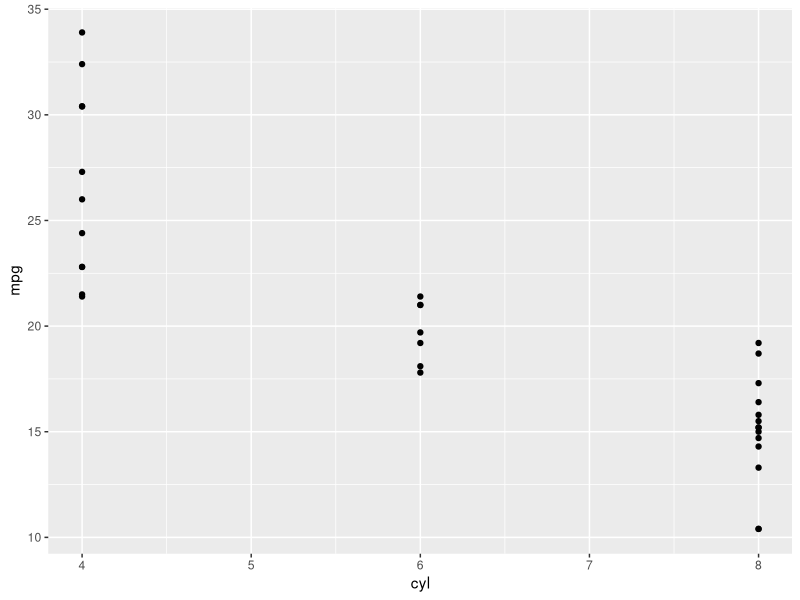
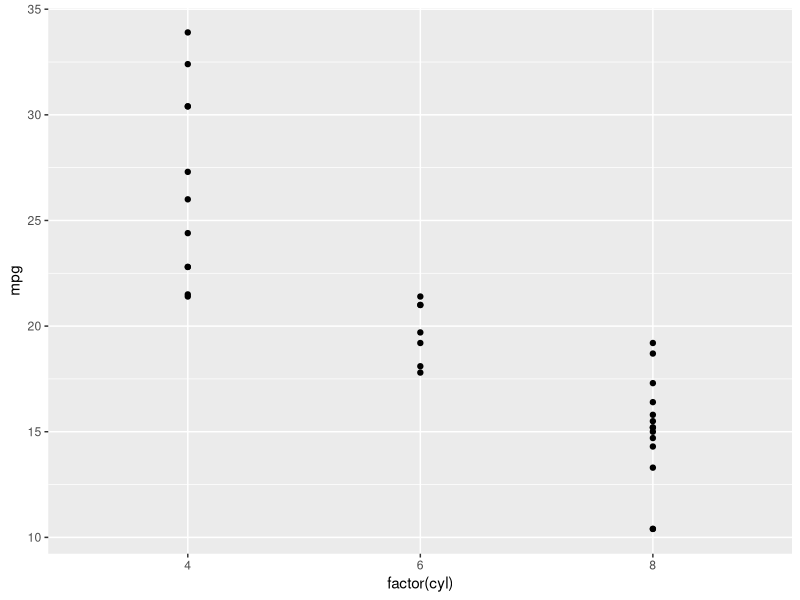
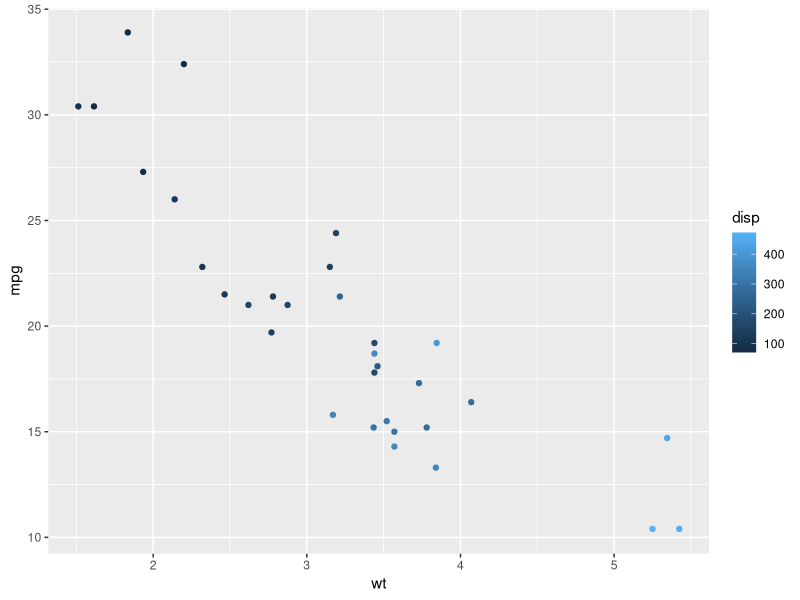
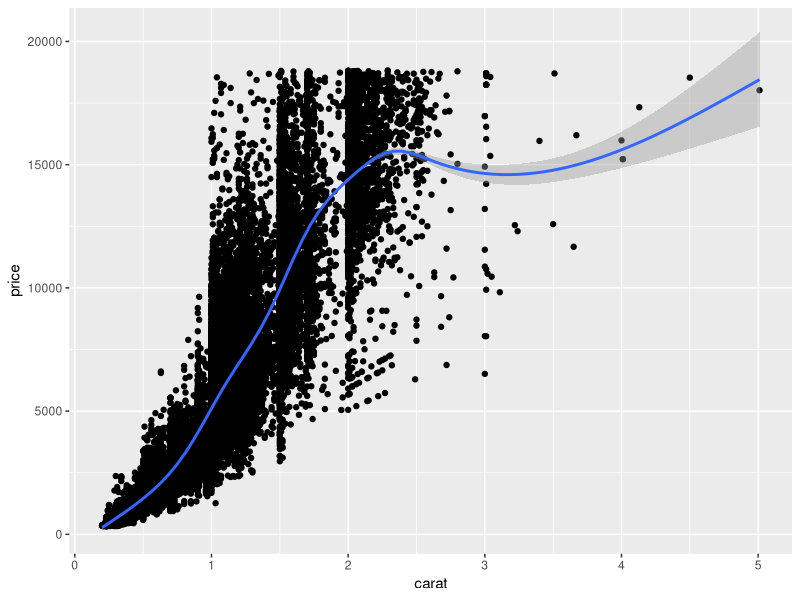
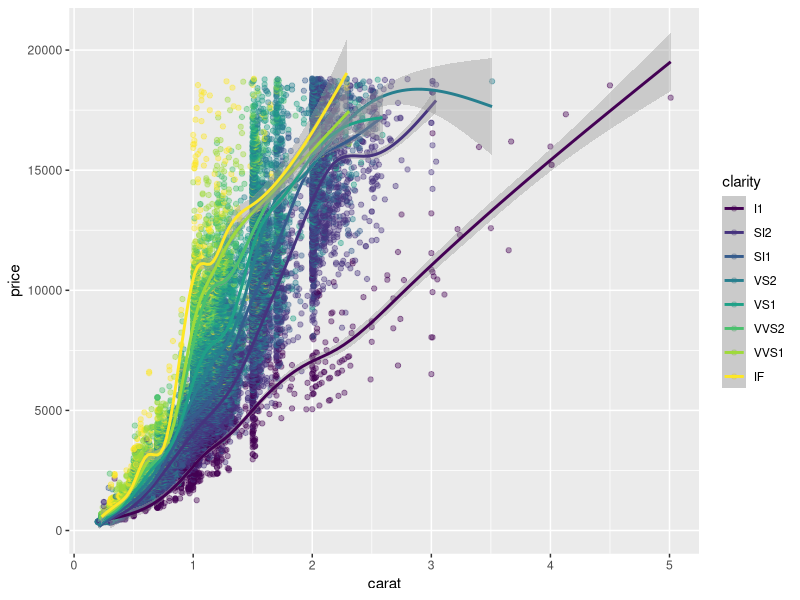
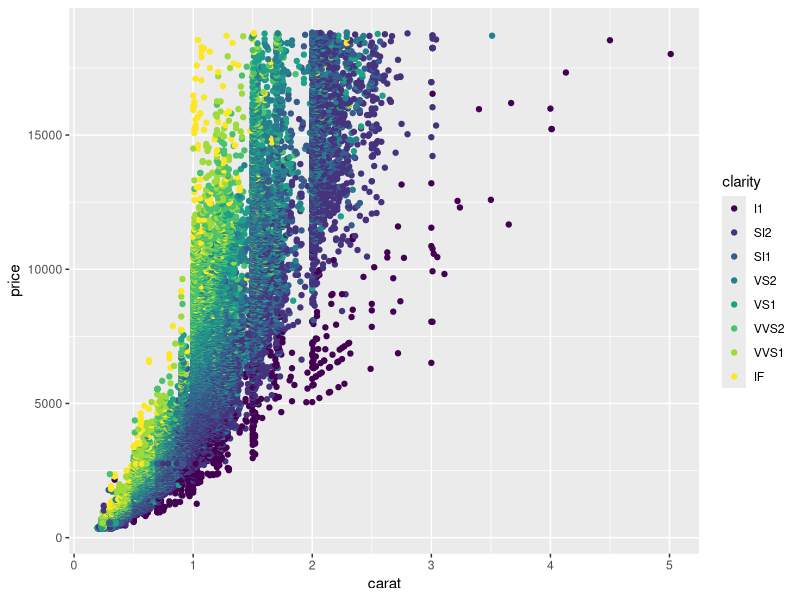
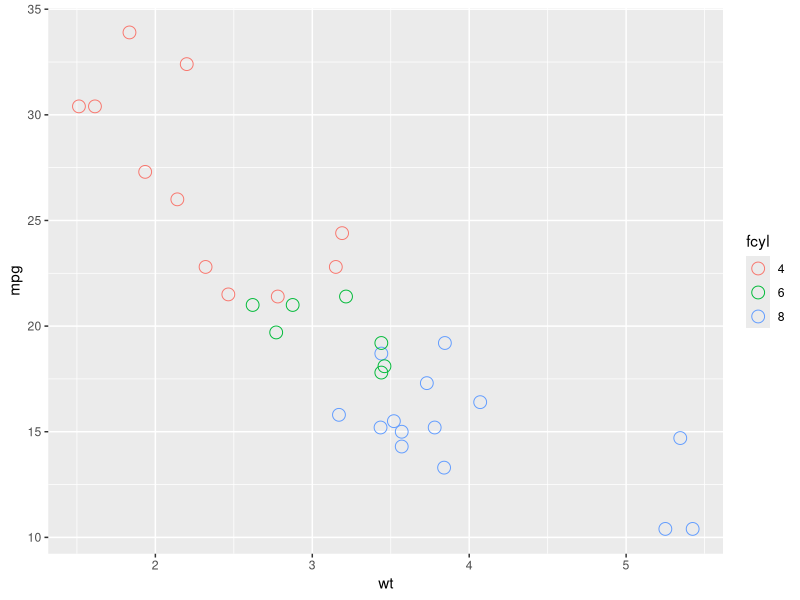
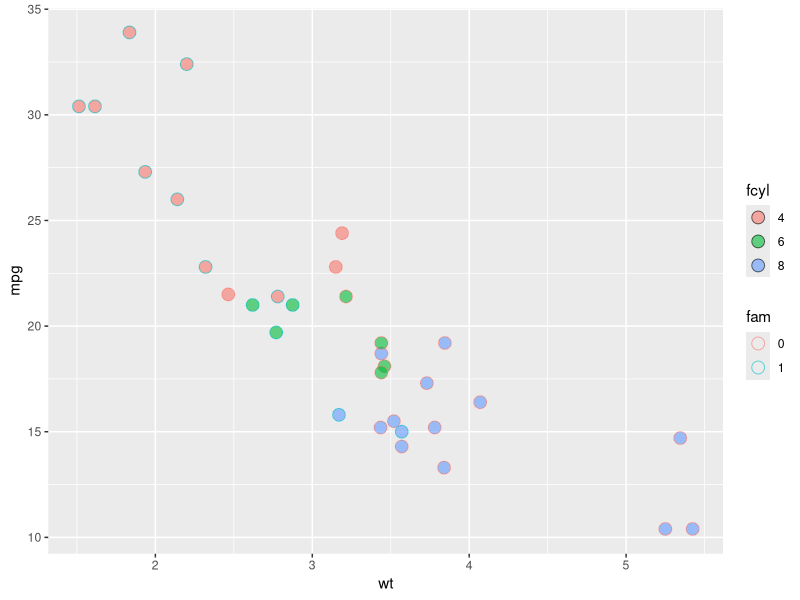

These charts were generated, in order, by the following R code:
## ---- chunk 1
knitr::opts_chunk$set(echo = TRUE)
## ---- chunk 2
library(ggplot2)
str(mtcars)

ggplot(mtcars, aes(cyl, mpg)) + geom_point()
## ---- chunk 3
# Change the command below so that cyl is treated as factor
ggplot(mtcars, aes(factor(cyl), mpg)) +
  geom_point()
## ---- chunk 4
# Edit to add a color aesthetic mapped to disp
ggplot(mtcars, aes(wt, mpg, color = disp)) +
  geom_point()
## ---- chunk 5
# Add geom_smooth() with +
ggplot(diamonds, aes(carat, price)) +
  geom_point() +
  geom_smooth()
## ---- chunk 6
# Make the points 40% opaque
ggplot(diamonds, aes(carat, price, color = clarity)) +
  geom_point(alpha = 0.4) +
  geom_smooth()
## ---- chunk 7
# From previous step
plt_price_vs_carat <- ggplot(diamonds, aes(carat, price))

# Edit this to map color to clarity,
# Assign the updated plot to a new object
plt_price_vs_carat_by_clarity <- plt_price_vs_carat + geom_point(aes(color = clarity))

# See the plot
plt_price_vs_carat_by_clarity
## ---- chunk 8
library(dplyr)
mtcars <- mtcars %>% mutate(fcyl = factor(cyl))
ggplot(mtcars, aes(wt, mpg, color = fcyl)) +
  # Set the shape and size of the points
  geom_point(shape = 1, size = 4)
## ---- chunk 9
mtcars <- mtcars %>% mutate(fam = factor(am))
# Map color to fam
ggplot(mtcars, aes(wt, mpg, fill = fcyl, color = fam)) +
  geom_point(shape = 21, size = 4, alpha = 0.6)
## ---- chunk 10
# Base layer
plt_mpg_vs_wt <- ggplot(mtcars, aes(wt, mpg))

# Use text layer and map fcyl to label
plt_mpg_vs_wt +
  geom_text(aes(label = fcyl))
## ---- chunk 11
# A hexadecimal color
my_blue <- "#4ABEFF"

# Change the color mapping to a fill mapping
ggplot(mtcars, aes(wt, mpg, fill = fcyl)) +
  # Set point size and shape
  geom_point(color = my_blue, size = 10, shape = 1)
## ---- chunk 12
# 5 aesthetics: add a mapping of size to hp / wt
ggplot(mtcars, aes(mpg, qsec, color = fcyl, shape = fam, size = hp/wt)) +
  geom_point()
## ---- chunk 13
palette <- c(automatic = "#377EB8", manual = "#E41A1C")

# Set the position
ggplot(mtcars, aes(fcyl, fill = fam)) +
  geom_bar(position = "dodge") +
  labs(x = "Number of Cylinders", y = "Count")
  scale_fill_manual("Transmission", values = palette)
## ---- chunk 14
ggplot(mtcars, aes(mpg, 0)) +
  geom_jitter() +
  # Set the y-axis limits
  ylim(limits = c(-2,2))
## ---- chunk 15
# Plot price vs. carat, colored by clarity
plt_price_vs_carat_by_clarity <- ggplot(diamonds, aes(carat, price, color = clarity))

# Set transparency to 0.5
plt_price_vs_carat_by_clarity + geom_point(alpha = 0.5, shape = 16)
## ---- chunk 16
# Plot base
plt_mpg_vs_fcyl_by_fam <- ggplot(mtcars, aes(fcyl, mpg, color = fam))

# Default points are shown for comparison
plt_mpg_vs_fcyl_by_fam + geom_point()

# Now jitter and dodge the point positions
plt_mpg_vs_fcyl_by_fam + geom_point(position = position_jitterdodge(jitter.width = 0.3, dodge.width = 0.3))
## ---- chunk 17
ggplot(iris, aes(Sepal.Length, Sepal.Width, color = Species)) +
  # Use a jitter position function with width 0.1
  geom_point(alpha = 0.5, position = position_jitter(width = 0.1))
## ---- chunk 18
library(car)
ggplot(Vocab, aes(education, vocabulary)) +
  # Set the shape to 1
  geom_jitter(alpha = 0.2, shape = 1)
## ---- chunk 19
datacamp_light_blue <- "#51A8C9"

ggplot(mtcars, aes(mpg, ..density..)) +
  # Set the fill color to datacamp_light_blue
  geom_histogram(binwidth = 1, fill = datacamp_light_blue)
## ---- chunk 20
ggplot(mtcars, aes(mpg, fill = fam)) +
  # Change the position to identity, with transparency 0.4
  geom_histogram(binwidth = 1, position = "identity", alpha = 0.4)
## ---- chunk 21
ggplot(mtcars, aes(fcyl, fill = fam)) +
  # Change the position to "dodge"
  geom_bar(position = "dodge")
## ---- chunk 22
ggplot(mtcars, aes(cyl, fill = fam)) +
  # Set the transparency to 0.6
  geom_bar(position = position_dodge(width = 0.2), alpha = 0.6)
## ---- chunk 23
library(RColorBrewer)
str(Vocab)
# Plot education, filled by vocabulary
ggplot(Vocab, aes(education, fill = factor(vocabulary))) +
  # Add a bar layer with position "fill"
  geom_bar(position = "fill") +
  # Add a brewer fill scale with default palette
  scale_fill_brewer()
## ---- chunk 24
data(economics)
library(lubridate)
# Change the y-axis to the proportion of the population that is unemployed
ggplot(economics, aes(date, unemploy/pop)) +
  geom_line()
## ---- chunk 25
# Plot the Rainbow Salmon time series
# ggplot(fish.species, aes(x = Year, y = Rainbow)) +
#   geom_line()
# 
# # Plot the Pink Salmon time series
# ggplot(fish.species, aes(x = Year, y = Pink)) +
#   geom_line()
# 
# # Plot multiple time-series by grouping by species
# ggplot(fish.tidy, aes(Year, Capture)) +
#   geom_line(aes(group = Species))
# 
# # Plot multiple time-series by coloring by species
# ggplot(fish.tidy, aes(x = Year, y = Capture, color = Species)) +
#   geom_line(aes(group = Species))
## ---- chunk 26
recess <- data.frame(
  begin = c("1969-12-01","1973-11-01","1980-01-01","1981-07-01","1990-07-01","2001-03-01"), 
  end = c("1970-11-01","1975-03-01","1980-07-01","1982-11-01","1991-03-01","2001-11-01"),
  stringsAsFactors = F
)
recess$begin <- ymd (recess$begin)
recess$end <- ymd (recess$end)

# Basic line plot
plt_prop_unemployed_over_time <- ggplot(economics, aes(x = date, y = unemploy/pop)) +
  geom_rect(data = recess,
            aes(xmin = begin, xmax = end, ymin = -Inf, ymax = +Inf),
            inherit.aes = FALSE, fill = "red", alpha = 0.2) +
  geom_line()
# Position the legend inside the plot at (0.6, 0.1)
plt_prop_unemployed_over_time +
  theme(legend.position = c(0.6, 0.1))
## ---- chunk 27
plt_prop_unemployed_over_time +
  theme(
    rect = element_rect(fill = "grey92"),
    legend.key = element_rect(color = NA),
    axis.ticks = element_blank(),
    panel.grid = element_blank(),
    panel.grid.major.y = element_line(
      color = "white",
      size = 0.5,
      linetype = "dotted"
    ),
    # Set the axis text color to grey25
    axis.text = element_text(color = "grey25"),
    # Set the plot title font face to italic and font size to 16
   plot.title = element_text(size = 16, face = "italic")
  )
